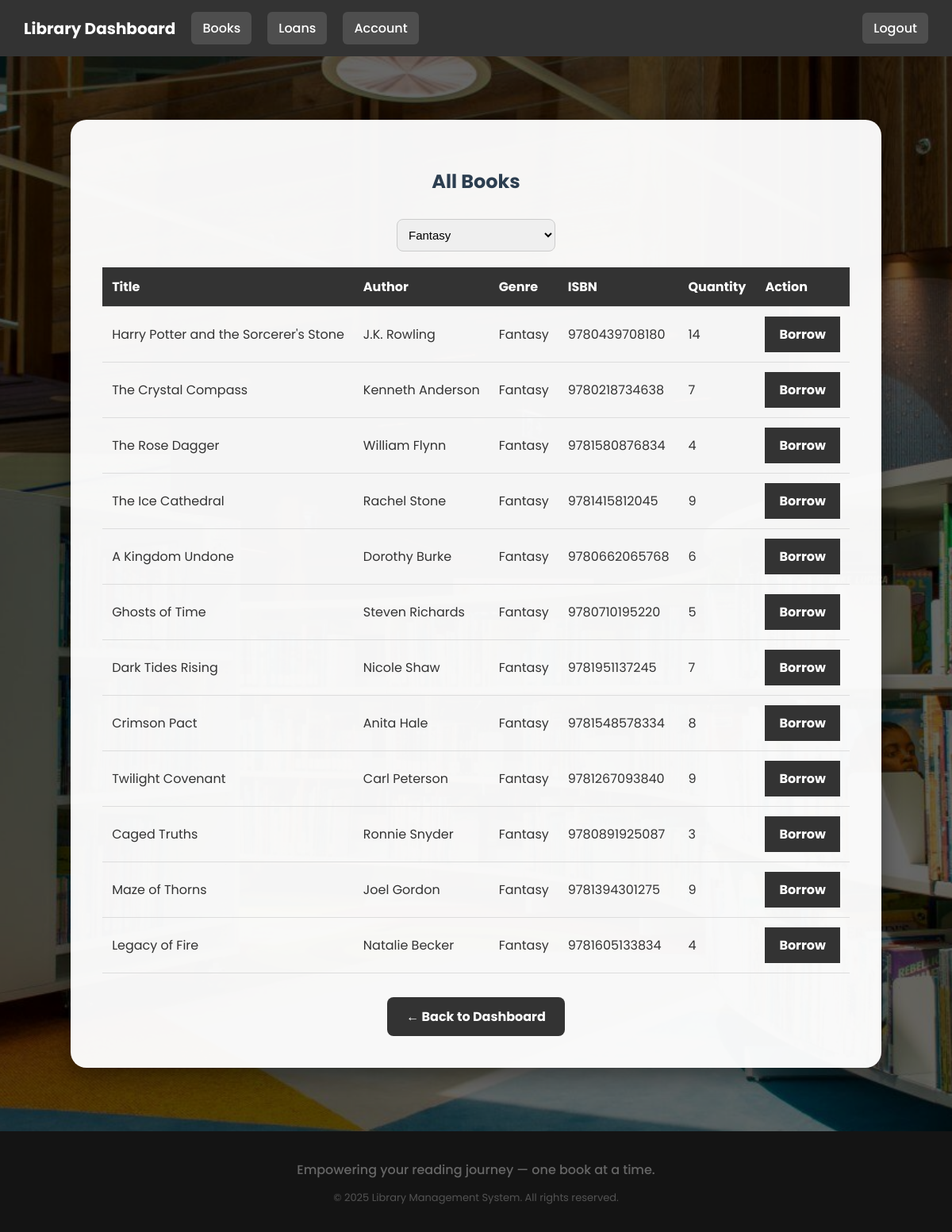
The page /books.php?genre=Fantasy (signed in) on the database its author committed.
### tables this page shows
CREATE TABLE `books` (
  `id` int(11) NOT NULL,
  `title` varchar(255) NOT NULL,
  `author` varchar(255) NOT NULL,
  `genre` varchar(100) DEFAULT NULL,
  `isbn` varchar(20) DEFAULT NULL,
  `quantity` int(11) DEFAULT 1,
  `added_at` timestamp NOT NULL DEFAULT current_timestamp()
);

### books.php (the view, shortened to what this page needs)
<?php
require "config.php";
$userId = $_SESSION['user_id'];
$selectedGenre = isset($_GET['genre']) ? trim($_GET['genre']) : '';
$books = [];
$loanStmt = $conn->prepare("SELECT COUNT(*) FROM borrowed_books WHERE user_id = :user_id AND return_date IS NULL");
$loanStmt->execute(['user_id' => $userId]);
$loanCount = $loanStmt->fetchColumn();
$loanLimit = 3;
try {
    $genreStmt = $conn->query("SELECT DISTINCT genre FROM books ORDER BY genre ASC");
    $genres = $genreStmt->fetchAll(PDO::FETCH_COLUMN);
    $extraGenres = ['Fantasy', 'Mystery', 'Science Fiction', 'Romance', 'Thriller', 'Biography', 'History', 'Self-help'];
    $allGenres = array_unique(array_merge($genres, $extraGenres));
    sort($allGenres);
    if ($selectedGenre) {
        $stmt = $conn->prepare("SELECT * FROM books WHERE genre = :genre");
        $stmt->execute(['genre' => $selectedGenre]);
    } else {
        $stmt = $conn->query("SELECT * FROM books");
    }
    $books = $stmt->fetchAll(PDO::FETCH_ASSOC);
} catch (PDOException $e) {
    $books = [];
    $error = "Error fetching books: " . $e->getMessage();
}
?>
<!DOCTYPE html>
<html lang="en">
<head>
</head>
<body>
<nav>
  <div class="nav-left">
    <div class="nav-title">Library Dashboard</div>
    <a href="books.php" class="nav-btn">Books</a>
    <a href="loans.php" class="nav-btn">Loans</a>
    <a href="user_account.php" class="nav-btn">Account</a>
  </div>
  <div class="nav-links">
    <a href="logout.php">Logout</a>
  </div>
</nav>
<div class="container">
  <h2>All Books</h2>
  <div class="filter-bar">
    <form method="GET" action="books.php">
      <select name="genre" onchange="this.form.submit()">
        <?php foreach ($allGenres as $genre): ?>
          <option value="<?= htmlspecialchars($genre) ?>" <?= $selectedGenre === $genre ? 'selected' : '' ?>>
            <?= htmlspecialchars($genre) ?>
          </option>
        <?php endforeach; ?>
      </select>
    </form>
  </div>
  <?php if (!empty($books)): ?>
    <table>
      <thead>
        <tr>
          <th>Title</th><th>Author</th><th>Genre</th><th>ISBN</th><th>Quantity</th><th>Action</th>
        </tr>
      </thead>
      <tbody>
        <?php foreach ($books as $book): ?>
          <tr>
            <td><?= htmlspecialchars($book['title']) ?></td>
            <td><?= htmlspecialchars($book['author']) ?></td>
            <td><?= htmlspecialchars($book['genre']) ?></td>
            <td><?= htmlspecialchars($book['isbn']) ?></td>
            <td><?= htmlspecialchars($book['quantity']) ?></td>
            <td>
              <?php if ($loanCount >= $loanLimit): ?>
                <span class="disabled-btn" title="Loan limit reached">Limit Reached</span>
              <?php elseif ($book['quantity'] > 0): ?>
                <a href="borrow.php?id=<?= $book['id']; ?>" class="borrow-btn">Borrow</a>
              <?php else: ?>
                <span class="disabled-btn">Unavailable</span>
              <?php endif; ?>
            </td>
          </tr>
        <?php endforeach; ?>
      </tbody>
    </table>
  <?php else: ?>
    <p class="no-books">No books found<?= $selectedGenre ? ' in the genre "' . htmlspecialchars($selectedGenre) . '"' : '' ?>.</p>
  <?php endif; ?>
  <a href="user_dashboard.php" class="back-btn">← Back to Dashboard</a>
</div>
<footer>
  <div class="footer-content">
    <p class="footer-slogan">Empowering your reading journey — one book at a time.</p>
    <p class="footer-copy">&copy; <?= date("Y") ?> Library Management System. All rights reserved.</p>
  </div>
</footer>
</body>
</html>

### books.php (style rules this page uses)
body { margin: 0; font-family: 'Poppins', sans-serif; background: url('Londonjpg.jpeg') no-repeat center center fixed; background-size: cover; position: relative; min-height: 100vh; display: flex; flex-direction: column; }
body::before { content: ''; position: absolute; inset: 0; background: rgba(0, 0, 0, 0.6); z-index: 0; }
nav { position: relative; z-index: 2; background: #333; display: flex; justify-content: space-between; align-items: center; padding: 15px 30px; color: white; }
.nav-left { display: flex; align-items: center; gap: 20px; }
.nav-title { font-size: 20px; font-weight: bold; }
.nav-btn, .nav-links a { background-color: #ffffff22; color: white; padding: 8px 14px; border-radius: 6px; text-decoration: none; font-weight: 500; transition: background 0.3s ease; }
.container { position: relative; z-index: 1; max-width: 1000px; margin: 80px auto; background: rgba(255, 255, 255, 0.96); padding: 40px; border-radius: 20px; box-shadow: 0 10px 30px rgba(0, 0, 0, 0.4); }
h2 { text-align: center; color: #2c3e50; margin-bottom: 30px; }
.filter-bar { text-align: center; margin-bottom: 20px; }
.filter-bar select { padding: 10px; font-size: 15px; border-radius: 8px; border: 1px solid #ccc; width: 200px; }
table { width: 100%; border-collapse: collapse; margin-top: 20px; }
th, td { padding: 12px; border-bottom: 1px solid #ddd; text-align: left; color: #333; }
th { background-color: #333; color: white; }
.borrow-btn { background: #333; color: white; padding: 10px 18px; border-radius: 0; text-decoration: none; font-weight: bold; display: inline-block; transition: background 0.3s ease; }
.back-btn { display: block; text-align: center; margin: 30px auto 0; padding: 12px 24px; background: #333; color: white; text-decoration: none; font-weight: bold; border-radius: 8px; width: fit-content; transition: background 0.3s ease; }
footer { background: #333; color: white; text-align: center; padding: 20px; margin-top: auto; }
.footer-content { max-width: 1000px; margin: 0 auto; }
.footer-slogan { font-weight: 500; margin-bottom: 5px; }
.footer-copy { font-size: 13px; color: #ccc; }

### rows shown on the page
books: title "Harry Potter and the Sorcerer's Stone", author "J.K. Rowling", genre "Fantasy", isbn "9780439708180", quantity "14"
books: title "The Crystal Compass", author "Kenneth Anderson", genre "Fantasy", isbn "9780218734638", quantity "7"
books: title "The Rose Dagger", author "William Flynn", genre "Fantasy", isbn "9781580876834", quantity "4"
books: title "The Ice Cathedral", author "Rachel Stone", genre "Fantasy", isbn "9781415812045", quantity "9"
books: title "A Kingdom Undone", author "Dorothy Burke", genre "Fantasy", isbn "9780662065768", quantity "6"
books: title "Ghosts of Time", author "Steven Richards", genre "Fantasy", isbn "9780710195220", quantity "5"
books: title "Dark Tides Rising", author "Nicole Shaw", genre "Fantasy", isbn "9781951137245", quantity "7"
books: title "Crimson Pact", author "Anita Hale", genre "Fantasy", isbn "9781548578334", quantity "8"
books: title "Twilight Covenant", author "Carl Peterson", genre "Fantasy", isbn "9781267093840", quantity "9"
books: title "Caged Truths", author "Ronnie Snyder", genre "Fantasy", isbn "9780891925087", quantity "3"
books: title "Maze of Thorns", author "Joel Gordon", genre "Fantasy", isbn "9781394301275", quantity "9"
books: title "Legacy of Fire", author "Natalie Becker", genre "Fantasy", isbn "9781605133834", quantity "4"

### other values the page prints
form field genre "Fantasy"
